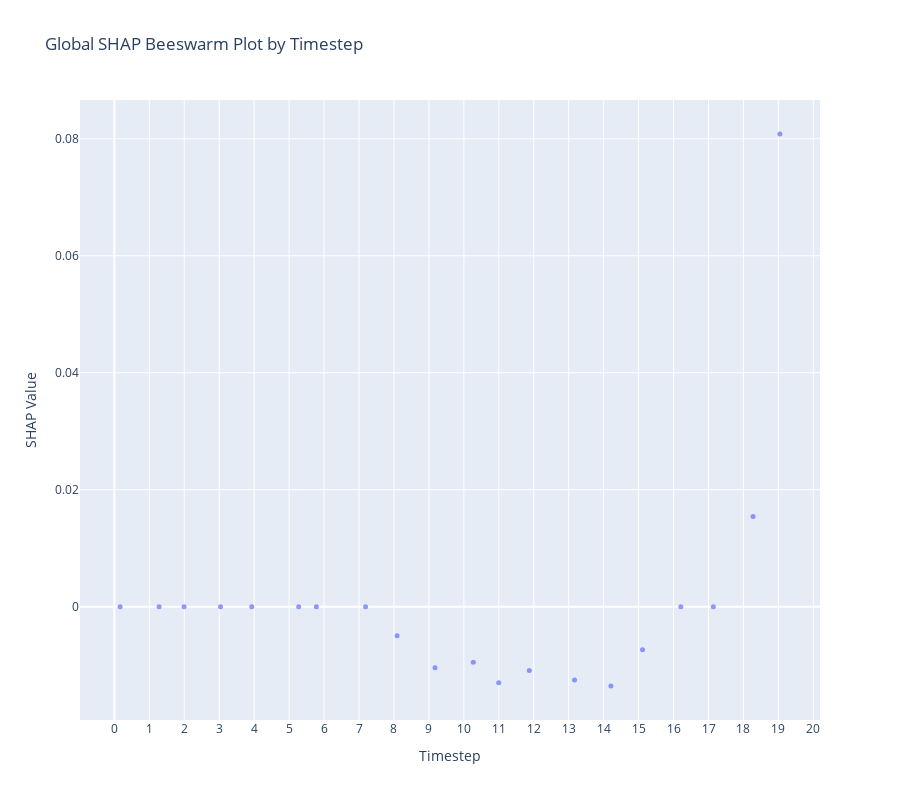

This figure's notebook cell:
### Code cell
import numpy as np
import pandas as pd
import plotly.express as px

# Assume shap_values is computed earlier and has shape (200, n_timesteps)
# For example, from:
# shap_values = explainer_shap.shap_values(X_test_shap)
# if isinstance(shap_values, list):
#     shap_values = shap_values[0]

n_samples, n_timesteps, _ = shap_values.shape

# Unroll the matrix to a long-form DataFrame.
df_beeswarm = pd.DataFrame({
    "timestep": np.repeat(np.arange(n_timesteps), n_samples),
    "shap_value": shap_values.flatten()
})

# Add a small jitter to the timestep values so that points don't all stack on top of each other.
jitter = np.random.uniform(-0.3, 0.3, size=df_beeswarm.shape[0])
df_beeswarm["timestep_jitter"] = df_beeswarm["timestep"] + jitter

# Create the beeswarm plot using Plotly Express.
fig = px.scatter(
    df_beeswarm,
    x="timestep_jitter",
    y="shap_value",
    title="Global SHAP Beeswarm Plot by Timestep",
    labels={"timestep_jitter": "Timestep", "shap_value": "SHAP Value"},
    opacity=0.7
)

# Adjust marker size and x-axis ticks.
fig.update_traces(marker=dict(size=5))
fig.update_layout(
    xaxis=dict(tickmode="linear", dtick=1),
    height=800
)

fig.show()

### Figure 1 — Plotly figure (JSON) as saved in the notebook; plotly's stock layout.template omitted (floating-point values rounded to 4 significant figures)
{"data": [{"hovertemplate": "Timestep=%{x}<br>SHAP Value=%{y}<extra></extra>", "legendgroup": "", "marker": {"color": "#636efa", "opacity": 0.7, "size": 5, "symbol": "circle"}, "mode": "markers", "name": "", "orientation": "v", "showlegend": false, "type": "scatter", "x": [0.1645, 1.279, 1.994, 3.036, 3.931, 5.274, 5.78, 7.188, 8.09, 9.175, 10.27, 11.0, 11.87, 13.17, 14.21, 15.11, 16.21, 17.14, 18.27, 19.04], "xaxis": "x", "y": [0, 0, 0, 0, 0, 0, 0, 0, -0.004985, -0.01046, -0.009503, -0.01299, -0.01091, -0.01254, -0.01353, -0.007361, 0, 0, 0.01542, 0.08079], "yaxis": "y"}], "layout": {"height": 800, "legend": {"tracegroupgap": 0}, "title": {"text": "Global SHAP Beeswarm Plot by Timestep"}, "xaxis": {"anchor": "y", "domain": [0, 1], "dtick": 1, "tickmode": "linear", "title": {"text": "Timestep"}}, "yaxis": {"anchor": "x", "domain": [0, 1], "title": {"text": "SHAP Value"}}}}
